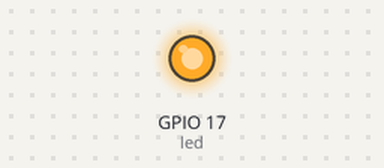
Simulated run of this program. Board: Raspberry Pi (BCM pin numbers). Parts: output pins drawn as LEDs (lit = HIGH). Random numbers come from a fixed seed.

Above: at 0.16 s.
Timing chart, 0 to 40.0 s (numbered marks = the images above):
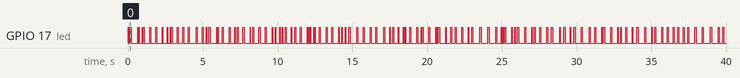

The program:

led_pi_zero.py
```python
## Raspberrypi zero GPIO LED blink

import gpiozero as io
from time import sleep
import random

led=io.LED(17)

for i in range(1,1000000):
      r=random.randint(0,9)*0.1
      led.on()
      sleep(0.1*r)
      led.off()
      sleep(0.2*r)
      led.off()
      sleep(0.3*r)
      led.on()
```
